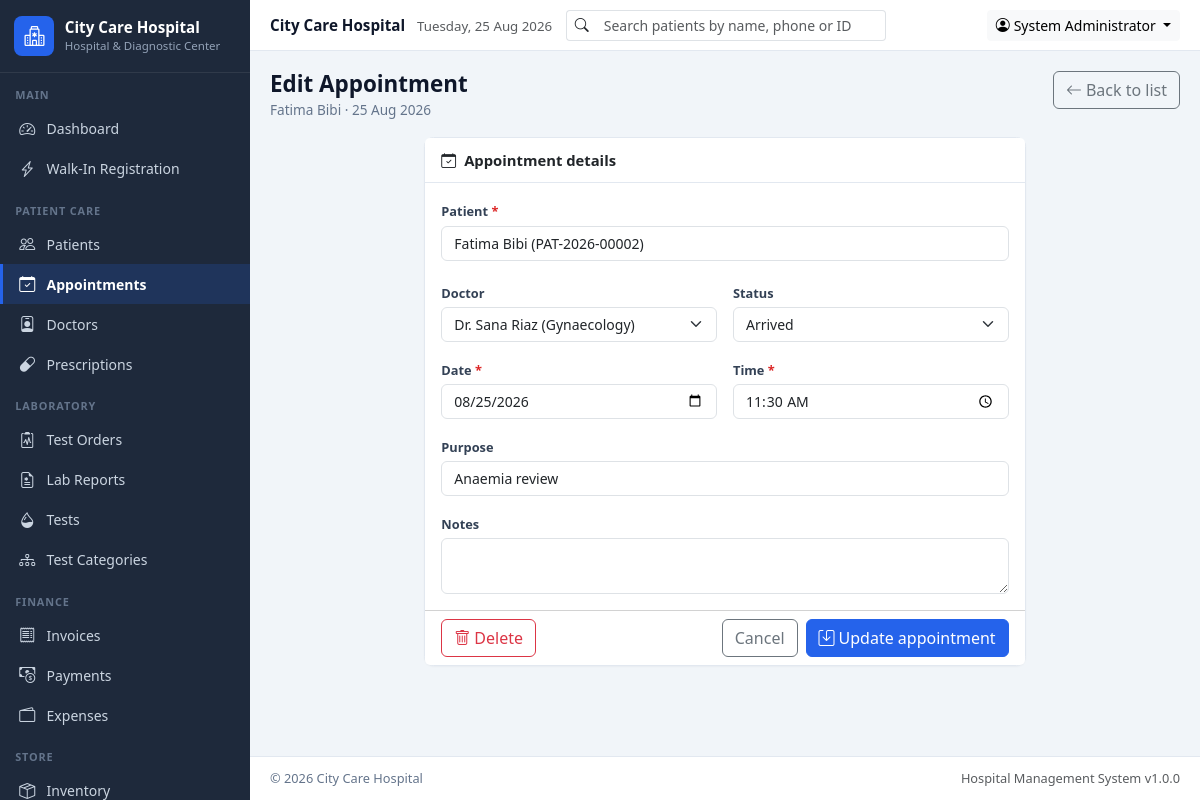
/modules/appointments/edit.php?id=2 (signed in), run on the app's committed database.
### tables this page shows
CREATE TABLE IF NOT EXISTS patients (
  id INT AUTO_INCREMENT PRIMARY KEY,
  patient_id VARCHAR(20) UNIQUE NOT NULL,
  full_name VARCHAR(100) NOT NULL,
  father_husband_name VARCHAR(100),
  gender ENUM('Male','Female','Other') NOT NULL,
  date_of_birth DATE,
  age INT,
  cnic VARCHAR(20),
  phone VARCHAR(20),
  whatsapp VARCHAR(20),
  email VARCHAR(100),
  address TEXT,
  emergency_contact VARCHAR(100),
  blood_group VARCHAR(5),
  referring_doctor VARCHAR(100),
  medical_notes TEXT,
  registration_date DATE NOT NULL,
  created_at TIMESTAMP DEFAULT CURRENT_TIMESTAMP,
  updated_at TIMESTAMP DEFAULT CURRENT_TIMESTAMP ON UPDATE CURRENT_TIMESTAMP,
  INDEX idx_patients_name (full_name),
  INDEX idx_patients_phone (phone)
);

CREATE TABLE IF NOT EXISTS appointments (
  id INT AUTO_INCREMENT PRIMARY KEY,
  patient_id INT NOT NULL,
  doctor_id INT,
  appointment_date DATE NOT NULL,
  appointment_time TIME NOT NULL,
  purpose VARCHAR(255),
  status ENUM('Scheduled','Arrived','Completed','Cancelled','No Show') DEFAULT 'Scheduled',
  notes TEXT,
  created_at TIMESTAMP DEFAULT CURRENT_TIMESTAMP,
  INDEX idx_appt_date (appointment_date),
  FOREIGN KEY (patient_id) REFERENCES patients(id) ON DELETE CASCADE,
  FOREIGN KEY (doctor_id) REFERENCES doctors(id) ON DELETE SET NULL
);

CREATE TABLE IF NOT EXISTS doctors (
  id INT AUTO_INCREMENT PRIMARY KEY,
  name VARCHAR(100) NOT NULL,
  specialty VARCHAR(100),
  phone VARCHAR(20),
  email VARCHAR(100),
  license_number VARCHAR(50),
  address TEXT,
  notes TEXT,
  is_active TINYINT(1) DEFAULT 1,
  created_at TIMESTAMP DEFAULT CURRENT_TIMESTAMP
);

### includes/functions.php (called while the page is built, shortened)
<?php
function sanitize($input)
{
    return htmlspecialchars((string)($input ?? ''), ENT_QUOTES, 'UTF-8');
}
function get($key, $default = '')
{
    return isset($_GET[$key]) ? (is_array($_GET[$key]) ? $_GET[$key] : trim((string)$_GET[$key])) : $default;
}
function fetchOne($sql, array $params = [])
{
    global $pdo;
    $stmt = $pdo->prepare($sql);
    $stmt->execute($params);
    $row = $stmt->fetch();
    return $row ?: null;
}
function fetchAll($sql, array $params = [])
{
    global $pdo;
    $stmt = $pdo->prepare($sql);
    $stmt->execute($params);
    return $stmt->fetchAll();
}

### modules/appointments/edit.php (the view, shortened to what this page needs)
<?php
$id = (int)get('id');
$appointment = fetchOne('SELECT a.*, p.full_name, p.patient_id AS patient_code FROM appointments a
                         JOIN patients p ON p.id = a.patient_id WHERE a.id = ?', [$id]);
$data = $appointment;
$patient = fetchOne('SELECT * FROM patients WHERE id = ?', [$data['patient_id']]);
$doctors = fetchAll('SELECT id, name, specialty FROM doctors WHERE is_active = 1 ORDER BY name');
$pageActions = '<a href="' . BASE_URL . '/modules/appointments/index.php" class="btn btn-outline-secondary"><i class="bi bi-arrow-left me-1"></i>Back to list</a>';
require_once INC_PATH . '/header.php';
?>
<form method="post" class="row g-3 justify-content-center">
    <div class="col-lg-8">
        <div class="card">
            <div class="card-header bg-white fw-semibold"><i class="bi bi-calendar-check me-2"></i>Appointment details</div>
            <div class="card-body row g-3">
                <div class="col-12">
                    <label class="form-label required">Patient</label>
                    <input type="text" id="patientSearch" class="form-control"
                           value="<?= $patient ? sanitize($patient['full_name'] . ' (' . $patient['patient_id'] . ')') : '' ?>">
                </div>
                <div class="col-md-6">
                    <label class="form-label">Doctor</label>
                    <select name="doctor_id" class="form-select">
                        <?php foreach ($doctors as $d): ?>
                            <option value="<?= (int)$d['id'] ?>" <?= (int)$data['doctor_id'] === (int)$d['id'] ? 'selected' : '' ?>>
                                <?= sanitize($d['name']) ?><?= $d['specialty'] ? ' (' . sanitize($d['specialty']) . ')' : '' ?>
                            </option>
                        <?php endforeach; ?>
                    </select>
                </div>
                <div class="col-md-6">
                    <label class="form-label">Status</label>
                    <select name="status" class="form-select">
                        <?php foreach (['Scheduled', 'Arrived', 'Completed', 'Cancelled', 'No Show'] as $s): ?>
                            <option value="<?= $s ?>" <?= $data['status'] === $s ? 'selected' : '' ?>><?= $s ?></option>
                        <?php endforeach; ?>
                    </select>
                </div>
                <div class="col-md-6">
                    <label class="form-label required">Date</label>
                    <input type="date" name="appointment_date" class="form-control" value="<?= sanitize($data['appointment_date']) ?>" required>
                </div>
                <div class="col-md-6">
                    <label class="form-label required">Time</label>
                    <input type="time" name="appointment_time" class="form-control" value="<?= sanitize(substr((string)$data['appointment_time'], 0, 5)) ?>" required>
                </div>
                <div class="col-12">
                    <label class="form-label">Purpose</label>
                    <input type="text" name="purpose" class="form-control" value="<?= sanitize($data['purpose']) ?>">
                </div>
                <div class="col-12">
                    <label class="form-label">Notes</label>
                    <textarea name="notes" class="form-control" rows="2"><?= sanitize($data['notes']) ?></textarea>
                </div>
            </div>
            <div class="card-footer bg-white d-flex justify-content-between">
                <button name="action" value="delete" class="btn btn-outline-danger" data-confirm="Delete this appointment?"><i class="bi bi-trash me-1"></i>Delete</button>
                <div class="d-flex gap-2">
                    <a href="<?= BASE_URL ?>/modules/appointments/index.php" class="btn btn-outline-secondary">Cancel</a>
                    <button class="btn btn-primary"><i class="bi bi-save me-1"></i>Update appointment</button>
                </div>
            </div>
        </div>
    </div>
</form>
<?php
require_once INC_PATH . '/footer.php';

### assets/css/custom.css (style rules this page uses)
:root { --hms-primary: #2563EB; --hms-success: #16A34A; --hms-warning: #D97706; --hms-danger: #DC2626; --hms-sidebar: #1E293B; --hms-sidebar-hover: #334155; --hms-body: #F1F5F9; --hms-border: #E2E8F0; --hms-muted: #64748B; --hms-sidebar-width: 250px; }
body { background: var(--hms-body); font-family: "Segoe UI", Roboto, "Helvetica Neue", Arial, sans-serif; font-size: 0.925rem; color: #0F172A; }
a { text-decoration: none; }
.btn-primary, .bg-primary { background-color: var(--hms-primary) !important; border-color: var(--hms-primary) !important; }
.card { border: 1px solid var(--hms-border); border-radius: .6rem; box-shadow: 0 1px 2px rgba(15,23,42,.04); }
.card-header { border-bottom: 1px solid var(--hms-border); padding: .7rem 1rem; }
.form-label { font-size: .8rem; font-weight: 600; color: #334155; margin-bottom: .25rem; }
.form-control, .form-select { font-size: .875rem; }
.required::after { content: " *"; color: var(--hms-danger); }

### data on the page
patients: full_name+patient "Fatima Bibi (PAT-2026-00002)"
appointments: doctor_id "Dr. Sana Riaz (Gynaecology)", status "Arrived", appointment_date "08/25/2026", appointment_time "11:30", purpose "Anaemia review"

### other printed values
getSetting('hospital_name', 'City Care Hospital') "City Care Hospital"
getSetting('hospital_tagline', 'Hospital &amp; Diagnostic Center') "Hospital & Diagnostic Center"
$group['label'] "MAIN"
$item['text'] "Dashboard"
$item['text'] "Walk-In Registration"
$group['label'] "PATIENT CARE"
$item['text'] "Patients"
$item['text'] "Appointments"
$item['text'] "Doctors"
$item['text'] "Prescriptions"
$group['label'] "LABORATORY"
$item['text'] "Test Orders"
$item['text'] "Lab Reports"
$item['text'] "Tests"
$item['text'] "Test Categories"
